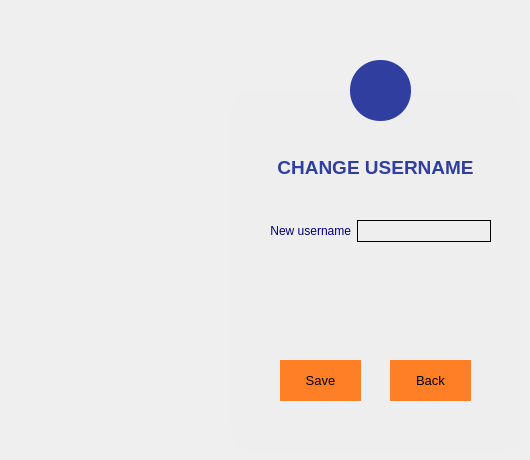
  <widget class="QWidget" name="changeUsernamePage">
   <widget class="QFrame" name="frame_5">
    <property name="geometry">
     <rect>
      <x>230</x>
      <y>90</y>
      <width>291</width>
      <height>361</height>
     </rect>
    </property>
    <property name="maximumSize">
     <size>
      <width>1300</width>
      <height>1000</height>
     </size>
    </property>
    <property name="styleSheet">
     <string notr="true">background-color: rgb(238, 238, 238);
border-radius: 20px solid;
</string>
    </property>
    <property name="frameShape">
     <enum>QFrame::StyledPanel</enum>
    </property>
    <property name="frameShadow">
     <enum>QFrame::Raised</enum>
    </property>
    <widget class="QLabel" name="signupLabel_16">
     <property name="geometry">
      <rect>
       <x>20</x>
       <y>60</y>
       <width>251</width>
       <height>36</height>
      </rect>
     </property>
     <property name="styleSheet">
      <string notr="true"/>
     </property>
     <property name="text">
      <string>&lt;html&gt;&lt;head/&gt;&lt;body&gt;&lt;p align=&quot;center&quot;&gt;&lt;span style=&quot; font-size:14pt; font-weight:600; color:#303f9f;&quot;&gt;CHANGE USERNAME&lt;/span&gt;&lt;/p&gt;&lt;/body&gt;&lt;/html&gt;</string>
     </property>
    </widget>
    <widget class="QPushButton" name="goFilelist1">
     <property name="geometry">
      <rect>
       <x>160</x>
       <y>270</y>
       <width>81</width>
       <height>41</height>
      </rect>
     </property>
     <property name="maximumSize">
      <size>
       <width>180</width>
       <height>100</height>
      </size>
     </property>
     <property name="font">
      <font>
       <pointsize>10</pointsize>
      </font>
     </property>
     <property name="cursor">
      <cursorShape>PointingHandCursor</cursorShape>
     </property>
     <property name="styleSheet">
      <string notr="true">background-color: rgb(255, 127, 39);
color: black;
padding: 10px;</string>
     </property>
     <property name="text">
      <string>Back</string>
     </property>
    </widget>
    <widget class="QPushButton" name="changeUsername">
     <property name="geometry">
      <rect>
       <x>50</x>
       <y>270</y>
       <width>81</width>
       <height>41</height>
      </rect>
     </property>
     <property name="maximumSize">
      <size>
       <width>180</width>
       <height>100</height>
      </size>
     </property>
     <property name="font">
      <font>
       <pointsize>10</pointsize>
      </font>
     </property>
     <property name="cursor">
      <cursorShape>PointingHandCursor</cursorShape>
     </property>
     <property name="styleSheet">
      <string notr="true">background-color: rgb(255, 127, 39);
color: black;
padding: 10px;</string>
     </property>
     <property name="text">
      <string>Save</string>
     </property>
    </widget>
    <widget class="QWidget" name="layoutWidget">
     <property name="geometry">
      <rect>
       <x>40</x>
       <y>130</y>
       <width>221</width>
       <height>22</height>
      </rect>
     </property>
     <layout class="QHBoxLayout" name="horizontalLayout">
      <item>
       <widget class="QLabel" name="newUsernameLabel">
        <property name="text">
         <string>&lt;html&gt;&lt;head/&gt;&lt;body&gt;&lt;p align=&quot;right&quot;&gt;&lt;span style=&quot; color:#00007f;&quot;&gt;New username&lt;/span&gt;&lt;/p&gt;&lt;/body&gt;&lt;/html&gt;</string>
        </property>
       </widget>
      </item>
      <item>
       <widget class="QLineEdit" name="newUsernameLineEdit">
        <property name="maximumSize">
         <size>
          <width>250</width>
          <height>100</height>
         </size>
        </property>
        <property name="styleSheet">
         <string notr="true">border:1px solid;
</string>
        </property>
       </widget>
      </item>
     </layout>
    </widget>
   </widget>
   <widget class="QToolButton" name="toolButton_5">
    <property name="enabled">
     <bool>false</bool>
    </property>
    <property name="geometry">
     <rect>
      <x>350</x>
      <y>60</y>
      <width>61</width>
      <height>61</height>
     </rect>
    </property>
    <property name="styleSheet">
     <string notr="true">border-radius: 30px;
background-color: rgb(48, 63, 159);

</string>
    </property>
    <property name="text">
     <string/>
    </property>
    <property name="icon">
     <iconset resource="textedit.qrc">
      <normaloff>:/images/edit.png</normaloff>
      <disabledoff>:/images/edit.png</disabledoff>:/images/edit.png</iconset>
    </property>
    <property name="iconSize">
     <size>
      <width>50</width>
      <height>50</height>
     </size>
    </property>
   </widget>
  </widget>
